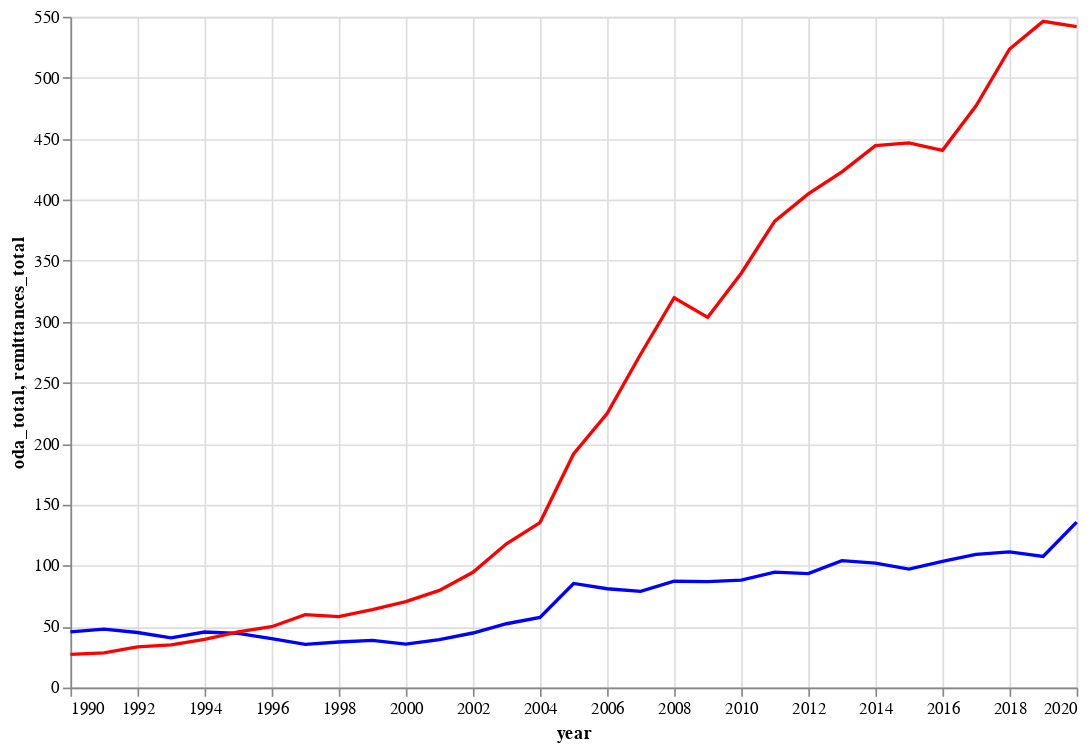

Source (notebook cell):
### Code cell
# use altair to create a chart with both remittances and ODA on the y axis 

base = alt.Chart(df.reset_index()).encode(x='year')

alt.layer(
    base.mark_line(color='blue').encode(y='oda_total'),
    base.mark_line(color='red').encode(y='remittances_total')
).properties(
    width=600,
    height=400
)

### Figure 1 — Vega-Lite specification as saved in the notebook (floating-point values rounded to 4 significant figures)
{"config": {"view": {"continuousWidth": 400, "continuousHeight": 300}}, "layer": [{"mark": {"type": "line", "color": "blue"}, "encoding": {"x": {"field": "year", "type": "temporal"}, "y": {"field": "oda_total", "type": "quantitative"}}}, {"mark": {"type": "line", "color": "red"}, "encoding": {"x": {"field": "year", "type": "temporal"}, "y": {"field": "remittances_total", "type": "quantitative"}}}], "data": {"name": "data-46497f84c792a70c8aa7e81e70aab990"}, "height": 400, "width": 600, "$schema": "https://vega.github.io/schema/vega-lite/v4.17.0.json", "datasets": {"data-46497f84c792a70c8aa7e81e70aab990": [{"index": 0, "year": "1990-01-01T00:00:00", "remittances_total": 27.27, "oda_total": 45.66}, {"index": 1, "year": "1991-01-01T00:00:00", "remittances_total": 28.4, "oda_total": 47.97}, {"index": 2, "year": "1992-01-01T00:00:00", "remittances_total": 33.39, "oda_total": 45.17}, {"index": 3, "year": "1993-01-01T00:00:00", "remittances_total": 35.05, "oda_total": 40.8}, {"index": 4, "year": "1994-01-01T00:00:00", "remittances_total": 39.53, "oda_total": 45.55}, {"index": 5, "year": "1995-01-01T00:00:00", "remittances_total": 45.66, "oda_total": 44.42}, {"index": 6, "year": "1996-01-01T00:00:00", "remittances_total": 49.9, "oda_total": 40.08}, {"index": 7, "year": "1997-01-01T00:00:00", "remittances_total": 59.84, "oda_total": 35.42}, {"index": 8, "year": "1998-01-01T00:00:00", "remittances_total": 58.12, "oda_total": 37.39}, {"index": 9, "year": "1999-01-01T00:00:00", "remittances_total": 63.99, "oda_total": 38.72}, {"index": 10, "year": "2000-01-01T00:00:00", "remittances_total": 70.49, "oda_total": 35.68}, {"index": 11, "year": "2001-01-01T00:00:00", "remittances_total": 79.69, "oda_total": 39.32}, {"index": 12, "year": "2002-01-01T00:00:00", "remittances_total": 94.56, "oda_total": 44.73}, {"index": 13, "year": "2003-01-01T00:00:00", "remittances_total": 117.9, "oda_total": 52.34}, {"index": 14, "year": "2004-01-01T00:00:00", "remittances_total": 135.3, "oda_total": 57.55}, {"index": 15, "year": "2005-01-01T00:00:00", "remittances_total": 191.5, "oda_total": 85.36}, {"index": 16, "year": "2006-01-01T00:00:00", "remittances_total": 224.6, "oda_total": 81.01}, {"index": 17, "year": "2007-01-01T00:00:00", "remittances_total": 273.3, "oda_total": 78.85}, {"index": 18, "year": "2008-01-01T00:00:00", "remittances_total": 319.7, "oda_total": 87.19}, {"index": 19, "year": "2009-01-01T00:00:00", "remittances_total": 303.5, "oda_total": 86.89}, {"index": 20, "year": "2010-01-01T00:00:00", "remittances_total": 339.7, "oda_total": 88.06}, {"index": 21, "year": "2011-01-01T00:00:00", "remittances_total": 382.5, "oda_total": 94.69}, {"index": 22, "year": "2012-01-01T00:00:00", "remittances_total": 404.7, "oda_total": 93.39}, {"index": 23, "year": "2013-01-01T00:00:00", "remittances_total": 422.8, "oda_total": 104.0}, {"index": 24, "year": "2014-01-01T00:00:00", "remittances_total": 444.3, "oda_total": 102.1}, {"index": 25, "year": "2015-01-01T00:00:00", "remittances_total": 446.5, "oda_total": 97.13}, {"index": 26, "year": "2016-01-01T00:00:00", "remittances_total": 440.5, "oda_total": 103.5}, {"index": 27, "year": "2017-01-01T00:00:00", "remittances_total": 477.0, "oda_total": 109.3}, {"index": 28, "year": "2018-01-01T00:00:00", "remittances_total": 523.6, "oda_total": 111.3}, {"index": 29, "year": "2019-01-01T00:00:00", "remittances_total": 546.2, "oda_total": 107.5}, {"index": 30, "year": "2020-01-01T00:00:00", "remittances_total": 541.9, "oda_total": 135.7}]}}
